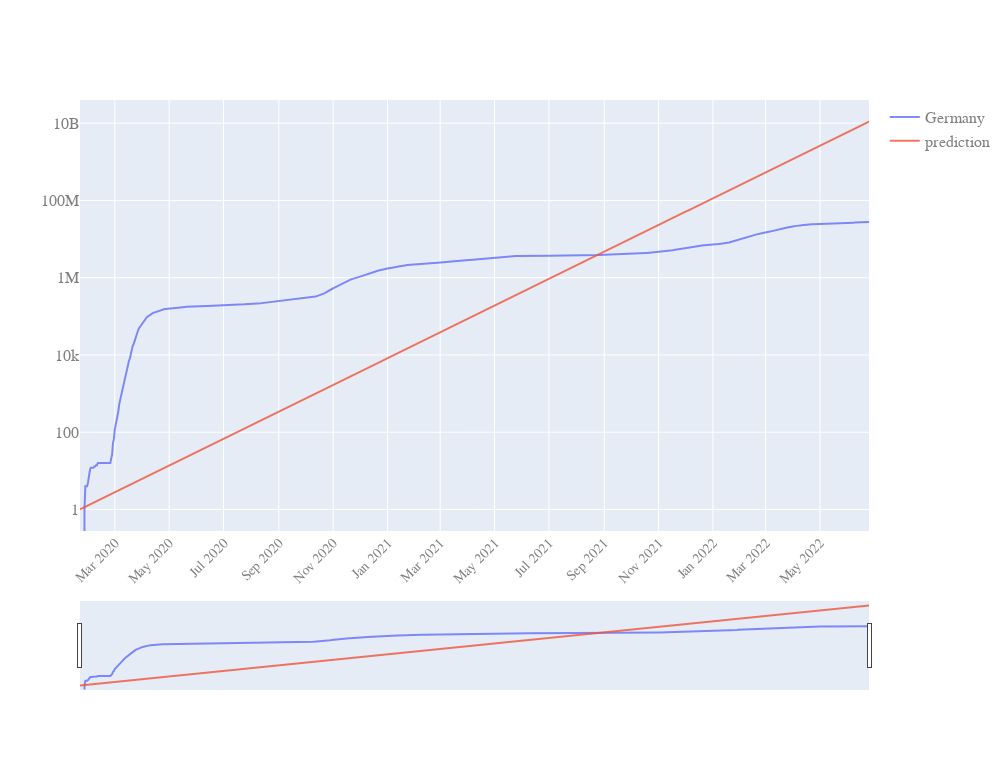

Write notebook code for a chart like this one.
### Code cell
quick_plot(LR_inspect.date,
          LR_inspect.iloc[:,1:],
          y_scale = 'log',
          slider = True)

### Figure 1 — Plotly figure (JSON) as saved in the notebook; plotly's stock layout.template omitted (floating-point values rounded to 4 significant figures; data arrays with more than 128 entries replaced by an {"elided": "..."} marker saying what was removed)
{"data": [{"name": "Germany", "opacity": 0.8, "type": "scatter", "x": {"elided": "886 str values"}, "y": {"elided": "886 int values"}}, {"name": "prediction", "opacity": 0.8, "type": "scatter", "x": {"elided": "886 str values"}, "y": {"elided": "886 float values"}}], "layout": {"autosize": true, "font": {"color": "#7f7f7f", "family": "PT Sans, monospace", "size": 16}, "height": 770, "width": 1007, "xaxis": {"nticks": 20, "rangeslider": {"visible": true}, "tickangle": -45, "tickfont": {"color": "#7f7f7f", "size": 14}}, "yaxis": {"type": "log"}}}
